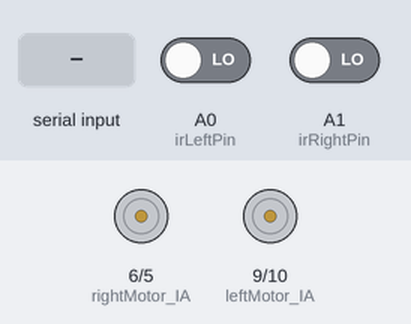
The sketch below on a simulated Arduino Uno, built with avr-gcc and run on an emulated ATmega328P. Parts: motor-driver pin pairs drawn as motors (green arrow = first pin HIGH = forward, orange = second pin HIGH = backward, longer = more drive). Inputs (shaded band) come from the test bench; at power-on: A0 (irLeftPin) LOW, A1 (irRightPin) LOW. What the sketch prints to the serial monitor is not drawn.

Above: at 1.2 s.
1.3 s: "F" received over Serial
At 2.3 s:
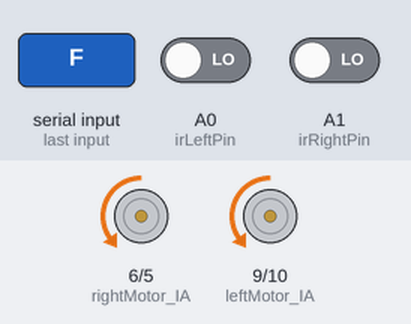
2.8 s: A0 (irLeftPin) driven HIGH
At 3.4 s:
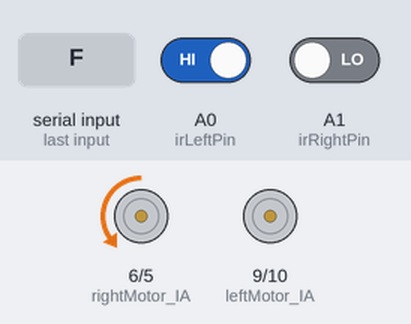
4.3 s: A1 (irRightPin) driven HIGH
At 6.85 s:
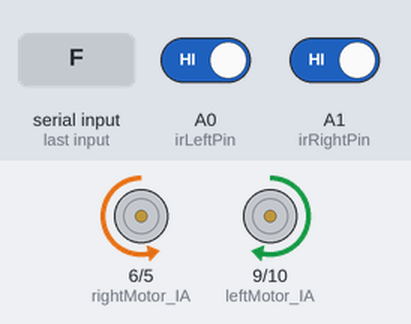
7.3 s: "S" received over Serial
At 7.54 s:
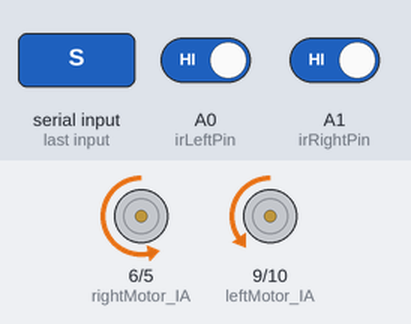
Timing chart, 0 to 10.3 s (numbered marks = the images above; inputs shaded):
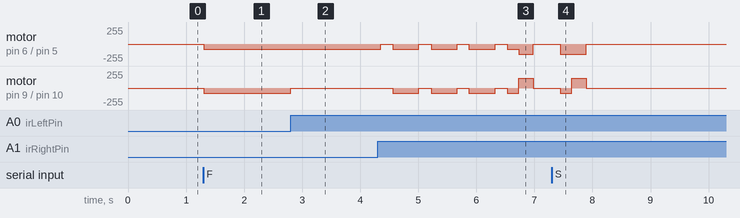

The sketch:

RC_Car_LineTrack.ino
```cpp
// --- 모터 드라이버 제어 핀 ---
const int leftMotor_IA = 9;
const int leftMotor_IB = 10;
const int rightMotor_IA = 6;
const int rightMotor_IB = 5;

// --- 엔코더 센서 핀 (현재는 연결만 유지) ---
const int encoderLeftPin = 2;
const int encoderRightPin = 3;

// --- 추가된 적외선 센서 핀 ---
const int irLeftPin = A0;   // 왼쪽 센서 OUT
const int irRightPin = A1;  // 오른쪽 센서 OUT

// --- 색상 인식 기준 ---
const int BLACK = HIGH;
const int WHITE = LOW;

// --- 주행 설정 변수 ---
// --- 주행 설정 변수 ---
int baseSpeed = 80;   // 다시 80으로 낮춤 (코너 이탈 방지, 부드러운 라인 트래킹)
int turnSpeed = 150;  // 150 유지 (교차로에서 정지 마찰력을 이기고 제자리 회전할 강력한 힘)

int lapCount = 0;          // 현재 바퀴 수 (최대 5)
int intersectionCount = 0; // 한 바퀴 내에서 만난 교차점 수 (1~3)
bool isRunning = false;
bool missionComplete = false;

void setup() {
  Serial.begin(9600);

  pinMode(leftMotor_IA, OUTPUT); pinMode(leftMotor_IB, OUTPUT);
  pinMode(rightMotor_IA, OUTPUT); pinMode(rightMotor_IB, OUTPUT);

  pinMode(irLeftPin, INPUT);
  pinMode(irRightPin, INPUT);

  pinMode(encoderLeftPin, INPUT_PULLUP);
  pinMode(encoderRightPin, INPUT_PULLUP);

  stopMotors();
  Serial.println(">>> Line Tracking Ready (Reversed). Send 'F' to Start, 'S' to Stop.");
}

void loop() {
  if (Serial.available() > 0) {
    char cmd = Serial.read();
    if (cmd >= 'a' && cmd <= 'z') cmd -= 32;
    if (cmd == 'F' && !isRunning && !missionComplete) startMission();
    else if (cmd == 'S') emergencyStop();
  }

  if (isRunning && !missionComplete) {
    int leftVal = digitalRead(irLeftPin);
    int rightVal = digitalRead(irRightPin);

    // [상황 1] 교차로 발견 후보 (양쪽 모두 검은선)
    if (leftVal == BLACK && rightVal == BLACK) {

      // --- 소프트웨어 필터링 (Double-Check) ---
      delay(50); // 50ms 대기 (차가 코너를 살짝 더 빠져나가도록 허용)

      // 50ms 후 센서 상태 다시 읽기
      int doubleCheckLeft = digitalRead(irLeftPin);
      int doubleCheckRight = digitalRead(irRightPin);

      // 다시 확인했을 때도 양쪽 모두 검은선이면 진짜 교차로 인정
      if (doubleCheckLeft == BLACK && doubleCheckRight == BLACK) {
        handleIntersection();
      }
      // 아닐 경우 아무것도 하지 않고 빠져나가면, 바로 아래의 상황 2, 3 로직에 의해 자연스럽게 코너를 돕니다.
    }

    // [상황 2] 왼쪽으로 치우침 -> 좌회전으로 보정 (왼쪽 속도 0, 오른쪽 속도 baseSpeed)
    else if (leftVal == BLACK && rightVal == WHITE) {
      setMotorSpeed(0, baseSpeed);
    }
    // [상황 3] 오른쪽으로 치우침 -> 우회전으로 보정 (왼쪽 속도 baseSpeed, 오른쪽 속도 0)
    else if (leftVal == WHITE && rightVal == BLACK) {
      setMotorSpeed(baseSpeed, 0);
    }
    // [상황 4] 양쪽 모두 흰색 -> 직진
    else {
      setMotorSpeed(baseSpeed, baseSpeed);
    }
  }
}

// ==========================================
// 🚗 교차로(교차점) 처리 함수
// ==========================================
void handleIntersection() {
  stopMotors();
  delay(200);

  intersectionCount++;

  if (intersectionCount == 1) {
    Serial.println(">>> 1번 교차로 통과 (위쪽)");
    if (lapCount >= 1 && lapCount <= 3) {
      Serial.println(" -> 지름길로 진입 (좌회전)");
      turnLeftAtIntersection();
    } else {
      Serial.println(" -> 외곽선 코스 유지 (직진)");
      goStraightOverIntersection();
    }
  }
  else if (intersectionCount == 2) {
    Serial.println(">>> 2번 교차로 통과 (아래쪽)");
    if (lapCount >= 1 && lapCount <= 3) {
      Serial.println(" -> 외곽선으로 합류 (좌회전)");
      turnLeftAtIntersection();
    } else {
      Serial.println(" -> 외곽선 코스 유지 (직진)");
      goStraightOverIntersection();
    }
  }
  else if (intersectionCount == 3) {
    lapCount++;
    intersectionCount = 0;

    Serial.print(">>> 바퀴 완료! 현재 완료한 바퀴 수: ");
    Serial.println(lapCount);

    if (lapCount >= 5) {
      finishMission();
    } else {
      goStraightOverIntersection();
    }
  }
}

// ⬅️ 교차로에서 90도 좌회전 하는 함수
void turnLeftAtIntersection() {
  // 1. 바퀴 중심축을 선에 맞추기 위해 살짝 직진
  // (baseSpeed가 100으로 올랐으므로 직진 시간도 조금 줄입니다)
  setMotorSpeed(baseSpeed, baseSpeed);
  delay(200); // 기존 300 -> 200

  // 2. 왼쪽으로 제자리 회전 시작 (turnSpeed가 150으로 강력해짐)
  setMotorSpeed(-turnSpeed, turnSpeed);
  // (속도가 빨라졌으니, 선을 벗어나는 강제 탈출 시간도 줄입니다)
  delay(250); // 기존 400 -> 250 (★차가 충분히 돌지 못하면 이 숫자를 300, 350으로 늘려주세요)

  // 3. 왼쪽 센서가 새로운 검은선을 찾을 때까지 계속 회전
  while (digitalRead(irLeftPin) == WHITE) {
    setMotorSpeed(-turnSpeed, turnSpeed);
  }

  // 4. 선을 찾으면 정지
  stopMotors();
  delay(200);
}

void goStraightOverIntersection() {
  setMotorSpeed(baseSpeed, baseSpeed);
  delay(400);
}

// ==========================================
// ⚙️ 모터 제어 유틸리티 함수 (반전됨)
// ==========================================
void setMotorSpeed(int leftPwm, int rightPwm) {
  // === 수정된 부분: 전진/후진 명령이 반대로 들어가도록 변경 ===

  // 왼쪽 모터 반전 적용
  if (leftPwm >= 0) {
    // 양수(전진 명령) -> 실제로는 모터를 기존의 역방향으로 굴림
    digitalWrite(leftMotor_IA, LOW); analogWrite(leftMotor_IB, leftPwm);
  } else {
    // 음수(후진 명령) -> 실제로는 모터를 기존의 정방향으로 굴림
    analogWrite(leftMotor_IA, -leftPwm); digitalWrite(leftMotor_IB, LOW);
  }

  // 오른쪽 모터 반전 적용
  if (rightPwm >= 0) {
    digitalWrite(rightMotor_IA, LOW); analogWrite(rightMotor_IB, rightPwm);
  } else {
    analogWrite(rightMotor_IA, -rightPwm); digitalWrite(rightMotor_IB, LOW);
  }
}

void startMission() {
  lapCount = 0;
  intersectionCount = 0;
  missionComplete = false;
  isRunning = true;
  Serial.println("---------- MISSION START ----------");
}

void emergencyStop() {
  stopMotors();
  isRunning = false;
  Serial.println("!!! EMERGENCY STOP !!!");
}

void finishMission() {
  stopMotors();
  isRunning = false;
  missionComplete = true;
  Serial.println("---------- MISSION COMPLETE (5 Laps) ----------");
}

void stopMotors() {
  digitalWrite(leftMotor_IA, LOW); digitalWrite(leftMotor_IB, LOW);
  digitalWrite(rightMotor_IA, LOW); digitalWrite(rightMotor_IB, LOW);
}
```

Measured:
- after the input at 1.3 s, motor on pin 6 (rightMotor_IA) / pin 5 (rightMotor_IB), motor on pin 9 (leftMotor_IA) / pin 10 (leftMotor_IB): stopped → backward 80/255 at once
- after the input at 2.8 s, motor on pin 9 (leftMotor_IA) / pin 10 (leftMotor_IB): backward 80/255 → stopped at once
- after the input at 7.3 s, motor on pin 6 (rightMotor_IA) / pin 5 (rightMotor_IB), motor on pin 9 (leftMotor_IA) / pin 10 (leftMotor_IB): goes on until 7.9 s, then stays stopped
